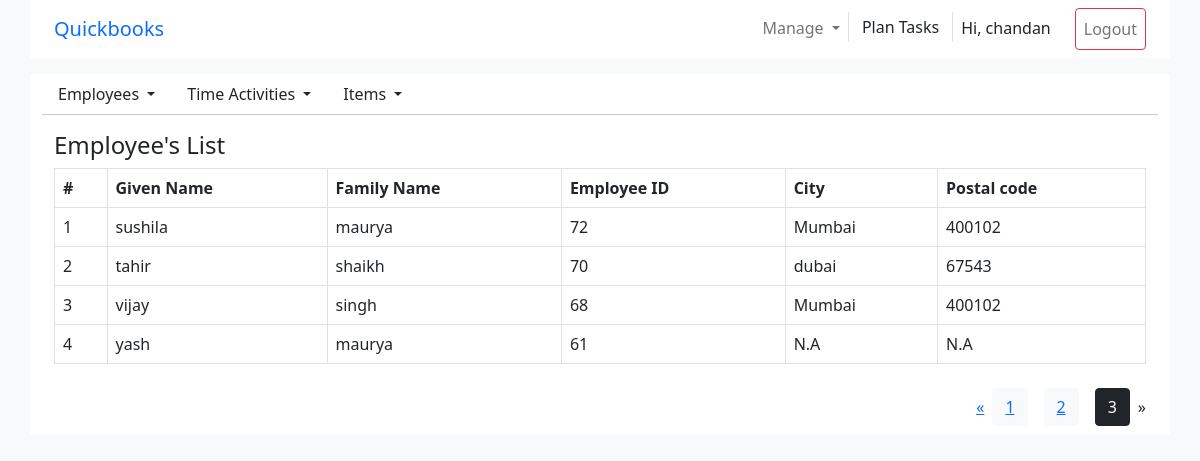
Page /employee?page=3 (signed in) on the committed database.
### Apps/qb_app/models.py (models this page shows, shortened)
class Employee(models.Model):
    given_Name = models.CharField(max_length=50)
    family_Name = models.CharField(max_length=50)
    qb_EmpId = models.IntegerField()
    primaryAddr = models.ForeignKey(
        PrimaryAddr, on_delete=models.CASCADE, null=True)

class PrimaryAddr(models.Model):
    city = models.CharField(max_length=50)
    postal_Code = models.CharField(max_length=10)
    qb_Id = models.IntegerField(null=True)

### Apps/qb_app/views.py (the view)
# urls.py: path('employee', views.get_employee, name='employee'),
@login_required(login_url='login')
def get_employee(request):
    update_or_create_token()
    employee_data = models.Employee.objects.all()
    paginated_employee_data = set_pagination(
        request=request, model_data=employee_data)
    context = {
        'data': paginated_employee_data,
    }
    return render(request, 'employee.html', context=context)

### Apps/qb_app/utils.py (called while the page is built)
def set_pagination(request, model_data):
    paginator = Paginator(model_data, 10)
    page_number = request.GET.get('page')
    return paginator.get_page(page_number)

### Apps/qb_app/views.py (called while the page is built)
def update_or_create_token():
    if(models.Token.objects.all()):
        models.Token.objects.update(bearer=qbconn.auth_header)
    else:
        models.Token.objects.create(bearer=qbconn.auth_header)

### Apps/qb_app/templates/employee.html (shortened to what this page needs)
{% extends 'base.html' %}
{% block content %}
<h4 class='pt-3 container'>Employee's List</h4>
<div class = 'container'>
  <table class="table table-bordered">
    <thead>
      <tr>
        <th>#</th>
        <th>Given Name</th>
        <th>Family Name</th>
        <th>Employee ID</th>
        <th>City</th>
        <th>Postal code</th>
      </tr>
    </thead>
    <tbody>
      {% for emps in data %}
      <tr>
        <td>{{forloop.counter}}</td>
        <td>{{emps.given_Name}}</td>
        <td>{{emps.family_Name}}</td>
        <td>{{emps.qb_EmpId}}</td>
      {% if emps.primaryAddr %}
        <td>{{emps.primaryAddr.city}}</td>
        <td>{{emps.primaryAddr.postal_Code}}</td>
      {% else %}
        <td>N.A</td>
        <td>N.A</td>
      {% endif %}
      </tr>
      {% endfor %}
  </table>
  {% if data.has_other_pages %}
  <ul class="pagination justify-content-end align-items-center">
    {% if data.has_previous %}
      <li><a href="?page={{ data.previous_page_number }}">&laquo;</a></li>
    {% else %}
      <li class="disabled"><span>&laquo;</span></li>
    {% endif %}
    {% for i in data.paginator.page_range %}
    {% if data.number == i %}
      <li class="btn btn-dark m-2"><span>{{ i }} </span></li>
    {% else %}
      <li class="btn btn-light m-2"><a href="?page={{ i }}">{{ i }}</a></li>
    {% endif %}
    {% endfor %}
    {% if data.has_next %}
      <li><a href="?page={{ data.next_page_number }}">&raquo;</a></li>
    {% else %}
      <li class="disabled"><span>&raquo;</span></li>
    {% endif %}
  </ul>
  {% endif %}
</div>
{%endblock%}

### Apps/qb_app/templates/base.html (shortened to what this page needs)
<html lang="en">
  {% load static %}
  <head>
    <link href="https://cdn.jsdelivr.net/npm/bootstrap@5.0.1/dist/css/bootstrap.min.css" rel="stylesheet">
  </head>
  <body class = "bg-light">
    <nav class="navbar navbar-expand-lg navbar-light bg-white container">
      <div class="container">
        <a class="navbar-brand text-primary" href="/home">Quickbooks</a>
        <div class="collapse navbar-collapse" id="navbarNav">
          <ul class="navbar-nav ml-auto" style="margin-left : auto" >
            {% if request.user.is_authenticated %}
            <li class="nav-item dropdown">
            <a class="nav-link dropdown-toggle" id="navbarDropdown" role="button" data-toggle="dropdown" aria-haspopup="true" aria-expanded="false">
              Manage
            </a>
              </li>
              <a href="/todo" type="button" class="btn" role="button">Plan Tasks</a>
            {% endif %}
            {% if request.user.is_authenticated %}
            <li class="nav-item font-weight-bold pt-2 ps-2 pe-4">
            Hi, {{request.user.username}}
            </li>
            <li class="nav-item">
              <a class="nav-link btn btn-outline-danger" href="/logout">Logout</a>
            </li>
            {% endif %}
          </ul>
        </div>
      </div>
    </nav>
    {% if request.user.is_authenticated %}
    <div class = "bg-white flex-row d-flex container mt-3">
      <ul class="list-unstyled d-flex align-items-center justify-content-end m-0 ">
        <li class=" dropdown">
          <a class="nav-link dropdown-toggle text-dark" id="navbarDropdown" role="button" data-toggle="dropdown" aria-haspopup="true" aria-expanded="false">
            Employees
          </a>
        </li>
        <li class="dropdown">
          <a class="nav-link dropdown-toggle text-dark" id="navbarDropdown" role="button" data-toggle="dropdown" aria-haspopup="true" aria-expanded="false">
          Time Activities
          </a>
        </li>
        <li class=" dropdown">
          <a class="nav-link dropdown-toggle text-dark" id="navbarDropdown" role="button" data-toggle="dropdown" aria-haspopup="true" aria-expanded="false">
            Items
          </a>
        </li>
      </ul>
    </div>
    <div class='container bg-white'>
      <hr class="m-0">
      {% else %}
    <div class='container'>
      {% endif %}
      {% block content %}
      {% endblock %}
    </div>
  </body>
</html>

### rows in the picture
Employee: given_Name "sushila", family_Name "maurya", qb_EmpId "72", primaryAddr.city "Mumbai", primaryAddr.postal_Code "400102"
Employee: given_Name "tahir", family_Name "shaikh", qb_EmpId "70", primaryAddr.city "dubai", primaryAddr.postal_Code "67543"
Employee: given_Name "vijay", family_Name "singh", qb_EmpId "68", primaryAddr.city "Mumbai", primaryAddr.postal_Code "400102"
Employee: given_Name "yash", family_Name "maurya", qb_EmpId "61", shows "N.A"

### other values in the picture
{{ request.user.username }} "chandan"
{{ i }} "1" "2"
{{ i }} "3"
